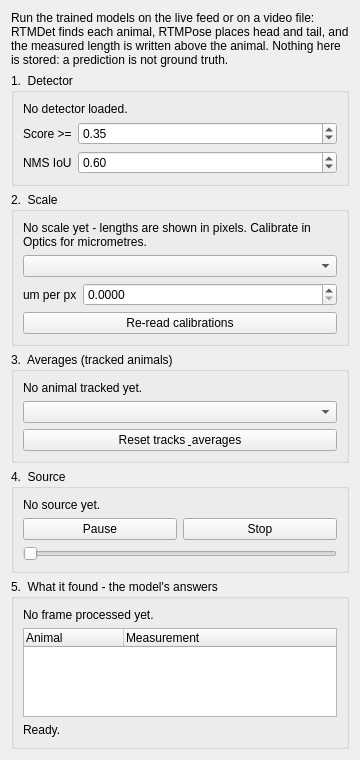
<?xml version="1.0" encoding="UTF-8"?>
<ui version="4.0">
 <class>Predict</class>
 <widget class="QWidget" name="Predict">
  <property name="geometry">
   <rect>
    <x>0</x>
    <y>0</y>
    <width>360</width>
    <height>760</height>
   </rect>
  </property>
  <property name="windowTitle">
   <string>Predict</string>
  </property>
  <layout class="QVBoxLayout" name="controls_layout">
   <item>
    <widget class="QLabel" name="intro_label">
     <property name="text">
      <string>Run the trained models on the live feed or on a video file: RTMDet finds each animal, RTMPose places head and tail, and the measured length is written above the animal. Nothing here is stored: a prediction is not ground truth.</string>
     </property>
     <property name="wordWrap">
      <bool>true</bool>
     </property>
    </widget>
   </item>
   <item>
    <widget class="QGroupBox" name="detector_group">
     <property name="title">
      <string>1.  Detector</string>
     </property>
     <layout class="QVBoxLayout" name="detector_layout">
      <item>
       <widget class="QLabel" name="detector_label">
        <property name="text">
         <string>No detector loaded.</string>
        </property>
        <property name="wordWrap">
         <bool>true</bool>
        </property>
       </widget>
      </item>
      <item>
       <layout class="QFormLayout" name="threshold_form">
        <item row="0" column="0">
         <widget class="QLabel" name="label_score">
          <property name="text">
           <string>Score &gt;=</string>
          </property>
         </widget>
        </item>
        <item row="0" column="1">
         <widget class="QDoubleSpinBox" name="spin_score">
          <property name="decimals">
           <number>2</number>
          </property>
          <property name="singleStep">
           <double>0.05</double>
          </property>
          <property name="maximum">
           <double>0.99</double>
          </property>
          <property name="value">
           <double>0.35</double>
          </property>
          <property name="toolTip">
           <string>A detection is shown when its score reaches this. Lower shows the marginal guesses - useful when tuning, misleading when reading.</string>
          </property>
         </widget>
        </item>
        <item row="1" column="0">
         <widget class="QLabel" name="label_iou">
          <property name="text">
           <string>NMS IoU</string>
          </property>
         </widget>
        </item>
        <item row="1" column="1">
         <widget class="QDoubleSpinBox" name="spin_iou">
          <property name="decimals">
           <number>2</number>
          </property>
          <property name="singleStep">
           <double>0.05</double>
          </property>
          <property name="maximum">
           <double>0.99</double>
          </property>
          <property name="value">
           <double>0.60</double>
          </property>
          <property name="toolTip">
           <string>Overlapping boxes above this IoU are merged. Raise it if two animals are being merged into one box.</string>
          </property>
         </widget>
        </item>
       </layout>
      </item>
     </layout>
    </widget>
   </item>
   <item>
    <widget class="QGroupBox" name="scale_group">
     <property name="title">
      <string>2.  Scale</string>
     </property>
     <layout class="QVBoxLayout" name="scale_layout">
      <item>
       <widget class="QLabel" name="scale_label">
        <property name="text">
         <string>No scale yet - lengths are shown in pixels. Calibrate in Optics for micrometres.</string>
        </property>
        <property name="wordWrap">
         <bool>true</bool>
        </property>
       </widget>
      </item>
      <item>
       <widget class="QComboBox" name="combo_scale">
        <property name="toolTip">
         <string>Which calibration the lengths are converted with. The active calibration is the app's own; a manual value is for a quick check when none is trusted.</string>
        </property>
       </widget>
      </item>
      <item>
       <layout class="QFormLayout" name="scale_form">
        <item row="0" column="0">
         <widget class="QLabel" name="label_um_per_px">
          <property name="text">
           <string>um per px</string>
          </property>
         </widget>
        </item>
        <item row="0" column="1">
         <widget class="QDoubleSpinBox" name="spin_um_per_px">
          <property name="decimals">
           <number>4</number>
          </property>
          <property name="singleStep">
           <double>0.1</double>
          </property>
          <property name="maximum">
           <double>100000.0</double>
          </property>
          <property name="value">
           <double>0.0</double>
          </property>
          <property name="toolTip">
           <string>Micrometres one pixel spans, used only when the combo says Manual. It is the inverse of the profile's px_per_um: 0.0134 px/um is 74.8 um/px.</string>
          </property>
         </widget>
        </item>
       </layout>
      </item>
      <item>
       <widget class="QPushButton" name="btn_refresh_scale">
        <property name="text">
         <string>Re-read calibrations</string>
        </property>
        <property name="toolTip">
         <string>Read the calibration list again - after verifying one in Optics, without restarting the app.</string>
        </property>
       </widget>
      </item>
     </layout>
    </widget>
   </item>
   <item>
    <widget class="QGroupBox" name="average_group">
     <property name="title">
      <string>3.  Averages (tracked animals)</string>
     </property>
     <layout class="QVBoxLayout" name="average_layout">
      <item>
       <widget class="QLabel" name="average_label">
        <property name="text">
         <string>No animal tracked yet.</string>
        </property>
        <property name="wordWrap">
         <bool>true</bool>
        </property>
       </widget>
      </item>
      <item>
       <widget class="QComboBox" name="combo_labels">
        <property name="toolTip">
         <string>What is written above each animal. Per frame shows this frame's prediction; Average follows each animal across frames and shows its mean and the spread of that mean; Hidden draws no numbers at all.</string>
        </property>
       </widget>
      </item>
      <item>
       <widget class="QPushButton" name="btn_reset_tracks">
        <property name="text">
         <string>Reset tracks &amp; averages</string>
        </property>
        <property name="toolTip">
         <string>Forget every identity and start the averages again - after changing the container, the plate or the source.</string>
        </property>
       </widget>
      </item>
     </layout>
    </widget>
   </item>
   <item>
    <widget class="QGroupBox" name="source_group">
     <property name="title">
      <string>4.  Source</string>
     </property>
     <layout class="QVBoxLayout" name="source_layout">
      <item>
       <widget class="QLabel" name="source_label">
        <property name="text">
         <string>No source yet.</string>
        </property>
        <property name="wordWrap">
         <bool>true</bool>
        </property>
       </widget>
      </item>
      <item>
       <layout class="QHBoxLayout" name="playback_row">
        <item>
         <widget class="QPushButton" name="btn_play">
          <property name="text">
           <string>Pause</string>
          </property>
         </widget>
        </item>
        <item>
         <widget class="QPushButton" name="btn_stop">
          <property name="text">
           <string>Stop</string>
          </property>
         </widget>
        </item>
       </layout>
      </item>
      <item>
       <widget class="QSlider" name="slider_position">
        <property name="orientation">
         <enum>Qt::Horizontal</enum>
        </property>
        <property name="toolTip">
         <string>Position in the video file. Only a video has a position.</string>
        </property>
       </widget>
      </item>
     </layout>
    </widget>
   </item>
   <item>
    <widget class="QGroupBox" name="result_group">
     <property name="title">
      <string>5.  What it found - the model's answers</string>
     </property>
     <layout class="QVBoxLayout" name="result_layout">
      <item>
       <widget class="QLabel" name="summary_label">
        <property name="text">
         <string>No frame processed yet.</string>
        </property>
        <property name="wordWrap">
         <bool>true</bool>
        </property>
       </widget>
      </item>
      <item>
       <widget class="QTreeWidget" name="list_detections">
        <property name="rootIsDecorated">
         <bool>true</bool>
        </property>
        <column>
         <property name="text">
          <string>Animal</string>
         </property>
        </column>
        <column>
         <property name="text">
          <string>Measurement</string>
         </property>
        </column>
       </widget>
      </item>
      <item>
       <widget class="QLabel" name="status_label">
        <property name="text">
         <string>Ready.</string>
        </property>
        <property name="wordWrap">
         <bool>true</bool>
        </property>
       </widget>
      </item>
     </layout>
    </widget>
   </item>
  </layout>
 </widget>
 <resources/>
 <connections/>
</ui>
